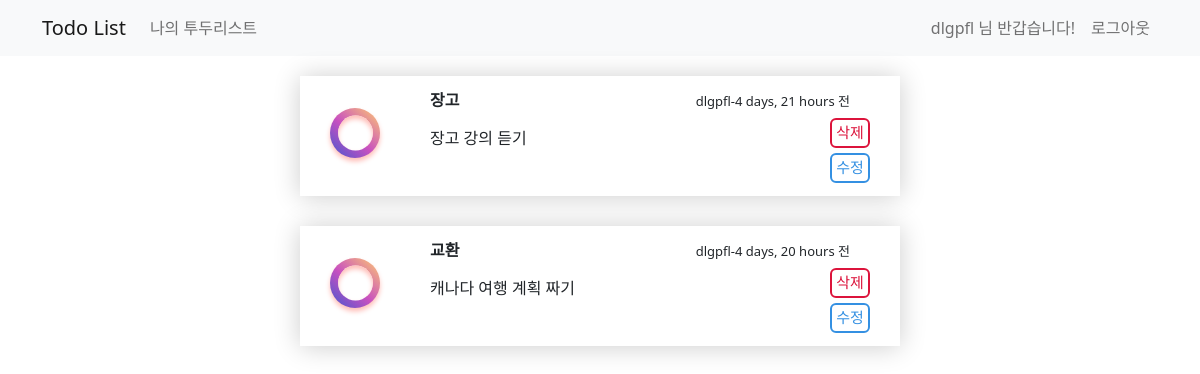
The app's page /todo/mytodo (signed in), older data.
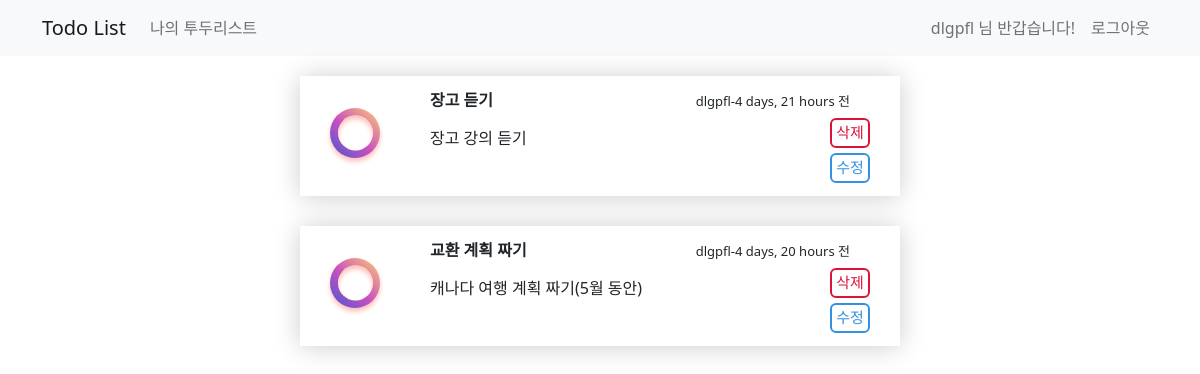
The same page, newer data.
### user/models.py (models this page shows)
class UserModel(AbstractUser):
    class Meta:
        db_table = "my_user"
    email = models.CharField(max_length=256, default='')
    profile = models.ImageField(upload_to="images/", null=True, blank=True)

### todo/models.py (models this page shows)
class todoModel(models.Model):
    class Meta:
        db_table = "todo"
    author = models.ForeignKey(UserModel, on_delete=models.CASCADE)
    content = models.CharField(max_length=256)
    title = models.CharField(max_length=256, default='')
    created_at = models.DateTimeField(auto_now_add=True)
    updated_at = models.DateTimeField(auto_now=True)
    is_completed = models.BooleanField(default=False)

### todo/views.py (the view)
# urls.py: path('todo/mytodo', views.my_todolist, name='my-todolist'),
@login_required
def my_todolist(request):
    user = request.user
    my_todolist = todoModel.objects.all().filter(author=user)
    return render(request, 'todo/my_todolist.html', {'my_todolist': my_todolist})

### templates/todo/my_todolist.html (shortened to what this page needs)
{% extends 'base.html' %}
{% block content %}
    <div class="container timeline-container">
        <div class="form-row">
            {% for todo in my_todolist %}
                <div class="card_write" style="top: 50px">
                    <div class="button-container"
                         style="width: 40px; height: 30px; float: right; display: flex; justify-content: flex-end; margin-top: 10px; flex-direction: column; margin-top: 45px">
                        {% if todo.author == user %}
                            <div style="width: 40px; height: 30px; float: right; display: flex; justify-content: flex-end;">
                                <a href="/todo/delete/{{ todo.id }}">
                                    <de_button style="--color: crimson">삭제</de_button>
                                </a>
                            </div>
                        {% endif %}
                        <div style="width: 40px; height: 30px; float: right; display: flex; justify-content: flex-end; margin-top: 5px">
                            <a href="/todo/mytodo/update/{{ todo.id }}">
                                <de_button style="--color: #3490e2">수정</de_button>
                            </a>
                        </div>
                    </div>
                    {% if todo.author == user %}
                        <form action="check/{{ todo.id }}" method="post">
                            {% if todo.is_completed == False %}
                                <div class="checkbox-wrapper"
                                     style="width: 20px; height: 50px; float: left; display: flex; justify-content: flex-end; flex-direction: column;">
                                    <label for="{{ todo.content }}">
                                        <div class="tick_mark"></div>
                                    </label>
                                </div>
                            {% endif %}
                        </form>
                    {% endif %}
                    <div class="card_load_extreme_title">{{ todo.title }}</div>
                    <div class="card_load_extreme_descripion">{{ todo.content }}</div>
                    <div style="text-align: right">
                        <span style="font-size: small">{{ todo.author.username }}-{{ todo.created_at|timesince }} 전</span>
                    </div>
                </div>
            {% endfor %}
        </div>
    </div>
{% endblock %}

### templates/base.html (shortened to what this page needs)
<!DOCTYPE html>
<html lang="en">
<head>
    <link href="https://cdn.jsdelivr.net/npm/bootstrap@5.0.0-beta3/dist/css/bootstrap.min.css" rel="stylesheet"
>
</head>
<body>
<nav class="navbar navbar-expand-lg navbar-light bg-light">
    <div class="container">
        <a class="navbar-brand" href="/">Todo List</a>
        {% if user.is_authenticated %}
            <div class="collapse navbar-collapse" id="navbarSupportedContent">
                <ul class="navbar-nav mr-auto">
                    <li class="nav-item">
                        <a class="nav-link" href="/todo/mytodo"> 나의 투두리스트 </a>
                    </li>
                </ul>
            </div>
        {% endif %}
        <form class="form-inline my-2 my-lg-0">
            {% if not user.is_authenticated %}
                <ul class="navbar-nav mr-auto">
                    <li class="nav-item active">
                        <a class="nav-link" href="/signin"> Sign In <span class="sr-only"></span></a>
                    </li>
                    <li class="nav-item active">
                        <a class="nav-link" href="/signup"> Sign Up <span class="sr-only"></span></a>
                    </li>
                </ul>
            {% else %}
                <ul class="navbar-nav mr-auto">
                    <li class="nav-item" disabled>
                <span class="nav-link">
                    {{ user.username }} 님 반갑습니다!
                </span>
                    </li>
                    <li class="nav-item">
                        <a class="nav-link" href="/logout"> 로그아웃 </a>
                    </li>
                </ul>
            {% endif %}
        </form>
    </div>
</nav>
{% block content %}
{% endblock %}
</body>
</html>

Row changes from the older to the newer data that the page shows:
changed todoModel "장고 강의 듣기": title "장고" → "장고 듣기"
changed todoModel: title "교환" → "교환 계획 짜기"; content "캐나다 여행 계획 짜기" → "캐나다 여행 계획 짜기(5월 동안)"
